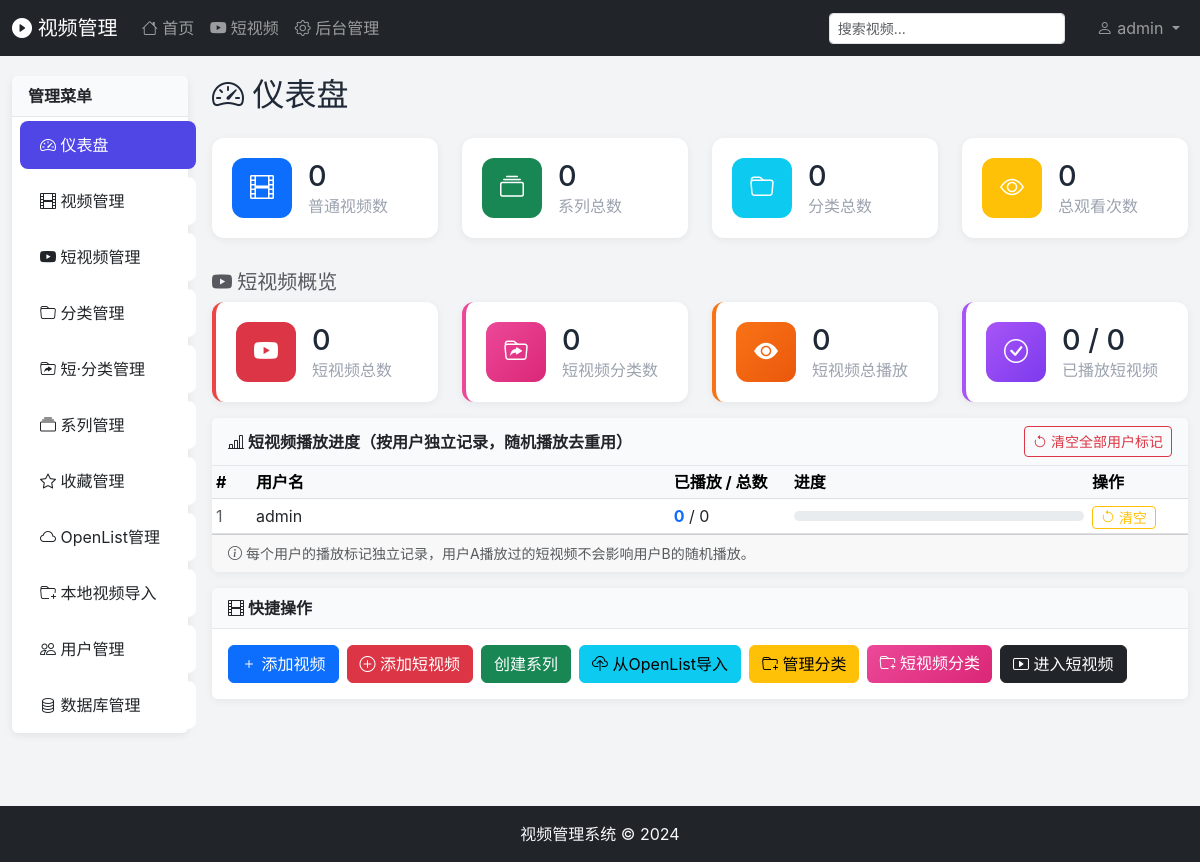
The page /admin (signed in) on the database its author committed.
### tables this page shows
CREATE TABLE users (
        id INTEGER PRIMARY KEY AUTOINCREMENT,
        username TEXT UNIQUE NOT NULL,
        password TEXT NOT NULL,
        role TEXT DEFAULT 'admin',
        created_at TIMESTAMP DEFAULT CURRENT_TIMESTAMP,
        can_access_series INTEGER DEFAULT 1
    );

### app.py (the view)
@app.route('/admin')
@admin_required
def admin_dashboard():
    stats = get_video_stats()
    categories = get_all_categories()
    user_played_stats = get_all_users_short_played_stats()
    return render_template('admin/dashboard.html',
                         stats=stats,
                         categories=categories,
                         user_played_stats=user_played_stats,
                         active_tab='dashboard')

### templates/admin/dashboard.html (shortened to what this page needs)
{% extends 'base.html' %}
{% block content %}
<div class="container-fluid">
    <div class="row">
        <aside class="col-md-2 admin-sidebar">
            <div class="card">
                <div class="card-header">管理菜单</div>
                <div class="list-group list-group-flush">
                    <a href="{{ url_for('admin_dashboard') }}" class="list-group-item list-group-item-action {% if active_tab == 'dashboard' %}active{% endif %}">
                        <i class="bi bi-speedometer2"></i> 仪表盘
                    </a>
                    <a href="{{ url_for('admin_videos') }}" class="list-group-item list-group-item-action {% if active_tab == 'videos' %}active{% endif %}">
                        <i class="bi bi-film"></i> 视频管理
                    </a>
                    <a href="{{ url_for('admin_shorts') }}" class="list-group-item list-group-item-action {% if active_tab == 'shorts_admin' %}active{% endif %}">
                        <i class="bi bi-youtube"></i> 短视频管理
                    </a>
                    <a href="{{ url_for('admin_categories') }}" class="list-group-item list-group-item-action {% if active_tab == 'categories' %}active{% endif %}">
                        <i class="bi bi-folder"></i> 分类管理
                    </a>
                    <a href="{{ url_for('admin_short_categories') }}" class="list-group-item list-group-item-action">
                        <i class="bi bi-folder-symlink"></i> 短·分类管理
                    </a>
                    <a href="{{ url_for('admin_series') }}" class="list-group-item list-group-item-action
                        {% if active_tab == 'series' %}active{% endif %}">
                        <i class="bi bi-collection"></i> 系列管理
                    </a>
                    <a href="{{ url_for('admin_favorites') }}" class="list-group-item list-group-item-action"><i class="bi bi-star"></i> 收藏管理</a>
                    <a href="{{ url_for('admin_openlist') }}" class="list-group-item list-group-item-action {% if active_tab == 'openlist' %}active{% endif %}">
                        <i class="bi bi-cloud"></i> OpenList管理
                    </a>
                    <a href="{{ url_for('admin_local_import') }}" class="list-group-item list-group-item-action {% if active_tab == 'local_import' %}active{% endif %}">
                        <i class="bi bi-folder-plus"></i> 本地视频导入
                    </a>
                    <a href="{{ url_for('admin_users') }}" class="list-group-item list-group-item-action {% if active_tab == 'users' %}active{% endif %}">
                        <i class="bi bi-people"></i> 用户管理
                    </a>
                    <a href="{{ url_for('admin_db_management') }}" class="list-group-item list-group-item-action {% if active_tab == 'db' %}active{% endif %}">
                        <i class="bi bi-database"></i> 数据库管理
                    </a>
                </div>
            </div>
        </aside>
        <main class="col-md-10">
            <h2 class="mb-4"><i class="bi bi-speedometer2"></i> 仪表盘</h2>
            <div class="row">
                <div class="col-md-3 mb-3">
                    <div class="stat-card">
                        <div class="stat-icon bg-primary"><i class="bi bi-film"></i></div>
                        <div class="stat-info">
                            <h3>{{ stats.total_normal_videos or 0 }}</h3>
                            <p>普通视频数</p>
                        </div>
                    </div>
                </div>
                <div class="col-md-3 mb-3">
                    <div class="stat-card">
                        <div class="stat-icon bg-success"><i class="bi bi-collection"></i></div>
                        <div class="stat-info">
                            <h3>{{ stats.total_series }}</h3>
                            <p>系列总数</p>
                        </div>
                    </div>
                </div>
                <div class="col-md-3 mb-3">
                    <div class="stat-card">
                        <div class="stat-icon bg-info"><i class="bi bi-folder"></i></div>
                        <div class="stat-info">
                            <h3>{{ stats.total_categories }}</h3>
                            <p>分类总数</p>
                        </div>
                    </div>
                </div>
                <div class="col-md-3 mb-3">
                    <div class="stat-card">
                        <div class="stat-icon bg-warning"><i class="bi bi-eye"></i></div>
                        <div class="stat-info">
                            <h3>{{ stats.total_views }}</h3>
                            <p>总观看次数</p>
                        </div>
                    </div>
                </div>
            </div>
            <h5 class="mt-3 mb-2 text-muted"><i class="bi bi-youtube"></i> 短视频概览</h5>
            <div class="row">
                <div class="col-md-3 mb-3">
                    <div class="stat-card border-start border-danger border-4">
                        <div class="stat-icon bg-danger"><i class="bi bi-youtube"></i></div>
                        <div class="stat-info">
                            <h3>{{ stats.total_short_videos or 0 }}</h3>
                            <p>短视频总数</p>
                        </div>
                    </div>
                </div>
                <div class="col-md-3 mb-3">
                    <div class="stat-card border-start border-pink border-4">
                        <div class="stat-icon bg-pink"><i class="bi bi-folder-symlink"></i></div>
                        <div class="stat-info">
                            <h3>{{ stats.total_short_categories or 0 }}</h3>
                            <p>短视频分类数</p>
                        </div>
                    </div>
                </div>
                <div class="col-md-3 mb-3">
                    <div class="stat-card border-start border-orange border-4">
                        <div class="stat-icon bg-orange"><i class="bi bi-eye-fill"></i></div>
                        <div class="stat-info">
                            <h3>{{ stats.short_views or 0 }}</h3>
                            <p>短视频总播放</p>
                        </div>
                    </div>
                </div>
                <div class="col-md-3 mb-3">
                    <div class="stat-card border-start border-purple border-4">
                        <div class="stat-icon bg-purple"><i class="bi bi-check-circle"></i></div>
                        <div class="stat-info">
                            <h3>{{ stats.played_short_count or 0 }} / {{ stats.total_short_videos or 0 }}</h3>
                            <p>已播放短视频</p>
                        </div>
                    </div>
                </div>
            </div>
            <div class="card mb-3">
                <div class="card-header d-flex justify-content-between align-items-center">
                    <span><i class="bi bi-bar-chart-line"></i> 短视频播放进度（按用户独立记录，随机播放去重用）</span>
                    <button type="button" class="btn btn-sm btn-outline-danger" onclick="resetShortPlayedAll()">
                        <i class="bi bi-arrow-counterclockwise"></i> 清空全部用户标记
                    </button>
                </div>
                <div class="card-body p-0">
                    <table class="table table-sm table-hover mb-0">
                        <thead class="table-light">
                            <tr>
                                <th style="width:40px;">#</th>
                                <th>用户名</th>
                                <th style="width:120px;">已播放 / 总数</th>
                                <th>进度</th>
                                <th style="width:100px;">操作</th>
                            </tr>
                        </thead>
                        <tbody>
                            {% for u in user_played_stats %}
                            <tr>
                                <td class="text-muted">{{ u.user_id }}</td>
                                <td>{{ u.username }}</td>
                                <td><b class="text-primary">{{ u.played_count }}</b> / {{ u.total_count }}</td>
                                <td>
                                    <div class="progress" style="height: 10px;">
                                    </div>
                                </td>
                                <td>
                                    <button class="btn btn-sm btn-outline-warning py-0 px-2" onclick="resetShortPlayedUser({{ u.user_id }}, '{{ u.username }}')">
                                        <i class="bi bi-arrow-counterclockwise"></i> 清空
                                    </button>
                                </td>
                            </tr>
                            {% endfor %}
                        </tbody>
                    </table>
                </div>
                {% if user_played_stats %}
                <div class="card-footer small text-muted">
                    <i class="bi bi-info-circle"></i> 每个用户的播放标记独立记录，用户A播放过的短视频不会影响用户B的随机播放。
                </div>
                {% endif %}
            </div>
            <div class="card">
                <div class="card-header d-flex justify-content-between align-items-center">
                    <span><i class="bi bi-film"></i> 快捷操作</span>
                </div>
                <div class="card-body">
                    <div class="d-flex gap-2 flex-wrap">
                        <a href="{{ url_for('admin_video_add') }}" class="btn btn-primary">
                            <i class="bi bi-plus"></i> 添加视频
                        </a>
                        <a href="{{ url_for('admin_shorts_add') }}" class="btn btn-danger">
                            <i class="bi bi-plus-circle"></i> 添加短视频
                        </a>
                        <a href="{{ url_for('admin_series_add') }}" class="btn btn-success">
                             创建系列
                        </a>
                        <a href="{{ url_for('admin_openlist') }}" class="btn btn-info">
                            <i class="bi bi-cloud-upload"></i> 从OpenList导入
                        </a>
                        <a href="{{ url_for('admin_categories') }}" class="btn btn-warning">
                            <i class="bi bi-folder-plus"></i> 管理分类
                        </a>
                        <a href="{{ url_for('admin_short_categories') }}" class="btn btn-pink">
                            <i class="bi bi-folder-plus"></i> 短视频分类
                        </a>
                        <a href="{{ url_for('shorts_index') }}" class="btn btn-dark" target="_blank">
                            <i class="bi bi-play-btn"></i> 进入短视频
                        </a>
                    </div>
                </div>
            </div>
        </main>
    </div>
</div>
{% endblock %}

### templates/base.html (shortened to what this page needs)
<!DOCTYPE html>
<html lang="zh-CN">
<head>
    <link rel="stylesheet" href="{{ url_for('static', filename='css/bootstrap.min.css') }}">
    <link rel="stylesheet" href="{{ url_for('static', filename='css/bootstrap-icons.css') }}">
    <link rel="stylesheet" href="{{ url_for('static', filename='css/style.css') }}">
</head>
<body>
    {% if session.get('logged_in') %}
    <nav class="navbar navbar-expand-lg navbar-dark bg-dark sticky-top">
        <div class="container-fluid">
            <a class="navbar-brand" href="{{ url_for('index') }}">
                <i class="bi bi-play-circle-fill"></i> 视频管理
            </a>
            <div class="collapse navbar-collapse" id="navbarNav">
                <ul class="navbar-nav me-auto">
                    <li class="nav-item">
                        <a class="nav-link {% if active_tab == 'home' %}active{% endif %}" href="{{ url_for('index') }}">
                            <i class="bi bi-house"></i> 首页
                        </a>
                    </li>
                    <li class="nav-item">
                        <a class="nav-link {% if active_tab == 'shorts' %}active{% endif %}" href="{{ url_for('shorts_index') }}">
                            <i class="bi bi-youtube"></i> 短视频
                        </a>
                    </li>
                    {% if session.get('user_role') == 'admin' %}
                    <li class="nav-item">
                        <a class="nav-link {% if active_tab and active_tab.startswith('admin') %}active{% endif %}" href="{{ url_for('admin_dashboard') }}">
                            <i class="bi bi-gear"></i> 后台管理
                        </a>
                    </li>
                    {% endif %}
                </ul>
                <form class="d-flex me-3" action="{% if active_tab == 'shorts' %}{{ url_for('shorts_index') }}{% else %}{{ url_for('index') }}{% endif %}" method="get">
                    <input class="form-control form-control-sm me-2" type="search" name="q" placeholder="{% if active_tab == 'shorts' %}搜索短视频...{% else %}搜索视频...{% endif %}">
                </form>
                <ul class="navbar-nav">
                    <li class="nav-item dropdown">
                        <a class="nav-link dropdown-toggle" href="#" data-bs-toggle="dropdown">
                            <i class="bi bi-person"></i> {{ session.get('username') }}
                        </a>
                    </li>
                </ul>
            </div>
        </div>
    </nav>
    {% endif %}
    <main class="main-content">
        {% block content %}{% endblock %}
    </main>
    <footer class="footer mt-auto py-3 bg-dark text-light">
        <div class="container text-center">
            <span>视频管理系统 &copy; 2024</span>
        </div>
    </footer>
</body>
</html>

### rows shown on the page
users: user_id "1", username "admin", played_count "0", total_count "0"

### other values the page prints
{{ session.get('username') }} "admin"
{{ stats.total_normal_videos or 0 }} "0"
{{ stats.total_series }} "0"
{{ stats.total_categories }} "0"
{{ stats.total_views }} "0"
{{ stats.total_short_videos or 0 }} "0"
{{ stats.total_short_categories or 0 }} "0"
{{ stats.short_views or 0 }} "0"
{{ stats.played_short_count or 0 }} "0"
